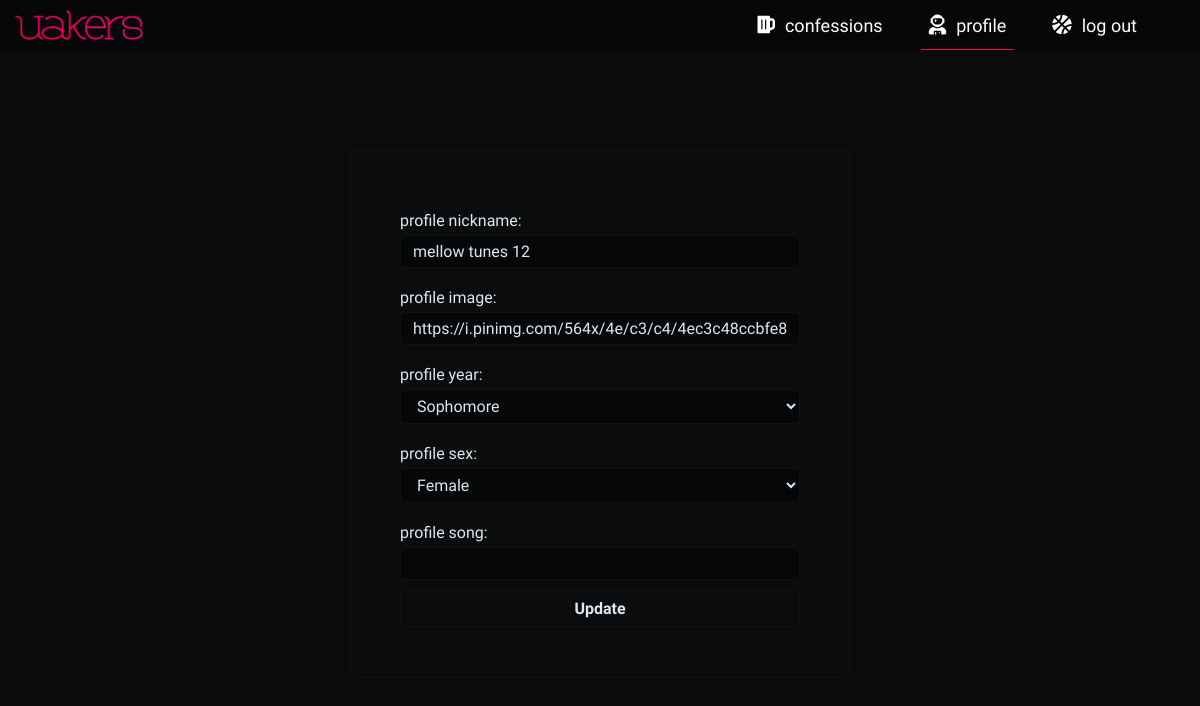
The page /profile/update (signed in) on the database as committed earlier.
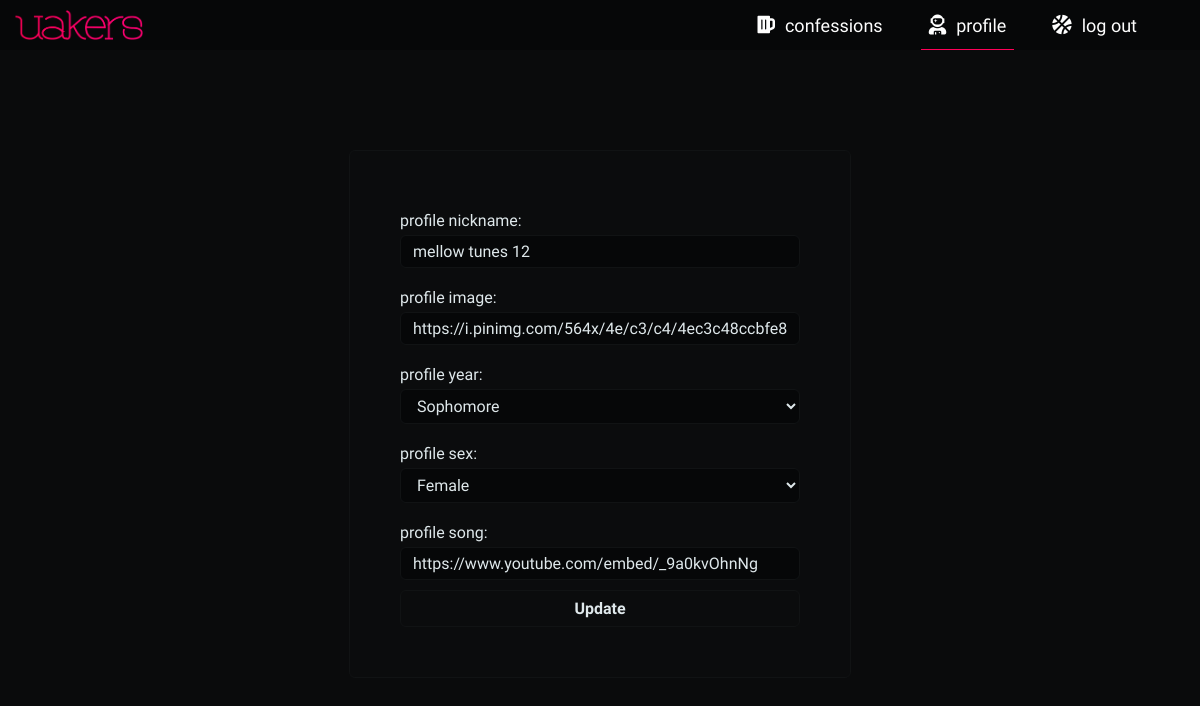
The same page on the database as committed later.
### home/models.py (models this page shows, shortened)
class UserProfile(AbstractUser):
    profile_nickname        = models.CharField(max_length=35)
    profile_year            = models.CharField(max_length=2, choices=YCHOICES)
    profile_sex             = models.CharField(max_length=1, choices=SCHOICES)
    profile_image           = models.CharField(max_length=700, blank=True)
    profile_slug            = models.SlugField(blank=True, max_length=900, unique=True)
    profile_song            = models.CharField(max_length=300, blank=True, null=True)
    def __init__(self, *args, **kwargs):
        self._meta.get_field(
            'username'
        ).validators[0] = CustomUsernameValidator()
        super().__init__(*args, **kwargs)

### uprofile/views.py (the view)
# urls.py: path('update', views.UserProfileUpdate.as_view(), name='user_profile_update_view'),
class UserProfileUpdate(UpdateView):
    model = UserProfile
    fields = ['profile_nickname', 'profile_image', 'profile_year', 'profile_sex', 'profile_song']
    template_name = 'uprofile/profile_update_view.html'
    success_url = '/profile/v'
    def get_object(self):
        object = get_object_or_404(UserProfile, profile_slug=self.request.user.profile_slug)
        return object

### uprofile/templates/uprofile/profile_update_view.html (shortened to what this page needs)
{% extends 'base.html' %}
{% load static %}
{% load follow_numbers %}
{% block upro-underbar-up %}mn-underbar-up{% endblock %}
{% block css %}
  <link rel="stylesheet" href="{% static 'home/css/auth_views.css' %}">
  <link rel="stylesheet" href="{% static 'uprofile/css/profile_update_view.css'%}">
{% endblock %}
{% block body %}
  <div class="rest-auth">
    <div class="auth-options">
      {% include 'home/auth_box.html' %}
    </div>
  </div>
{% endblock %}

### home/templates/home/auth_box.html (shortened to what this page needs)
<form class="auth-form" method="post">
  <div class="auth-container">
  {% for field in form %}
    <div class="auth-cont">
      <div class="auth-label">
        {{ field.label_tag }}
      </div>
      <div class="auth-inp">
        {{ field }}
      </div>
    </div>
  {% endfor %}
    <div class="auth-cont-btn">
      <button class="auth-btn" type="submit">{% if sign_up_btn %}{{ sign_up_btn }}{% elif request.path == '/profile/update' %}Update{% else %}Log in{% endif %}</button>
    </div>
  </div>
</form>

Rows that differ between the two databases and show on the page:
changed UserProfile "mellow tunes 12": profile_song (not shown) → "https://www.youtube.com/embed/_9a0kvOhnNg"
